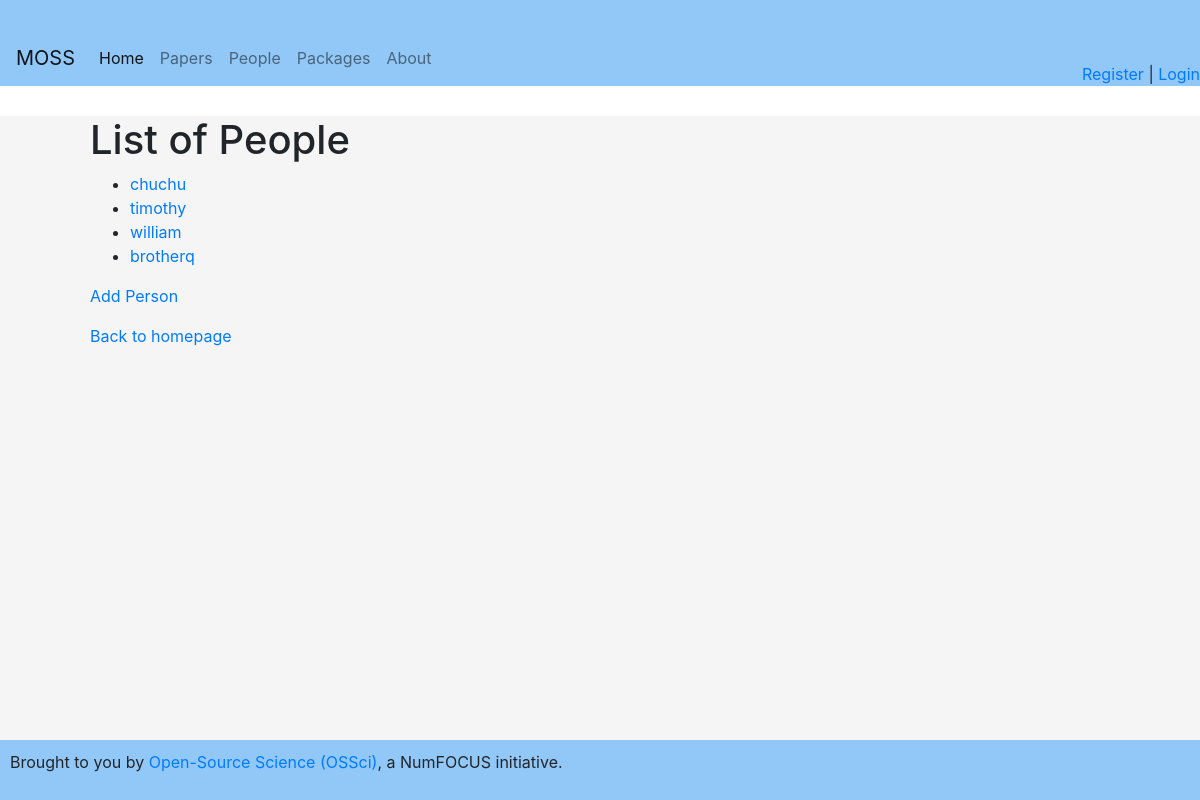
Before: /persons with the older database file.
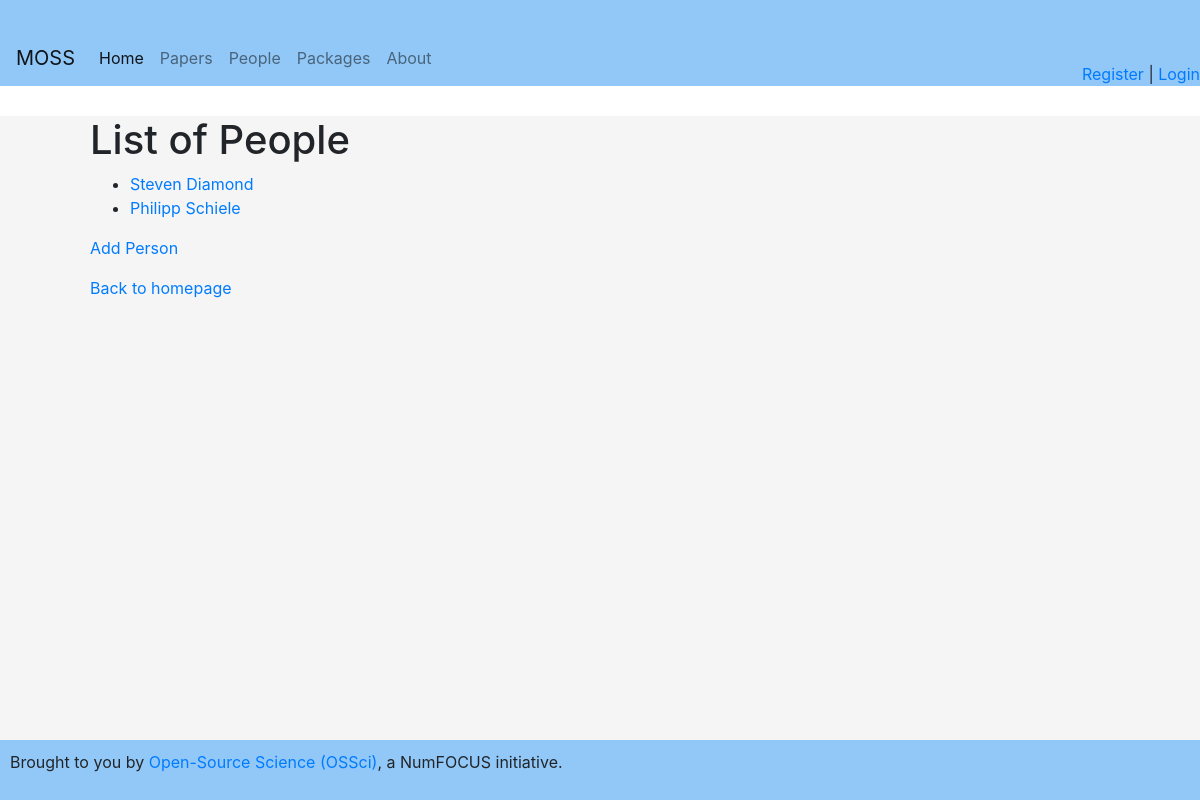
After: the same page with the newer database file.
### app.py (models this page shows)
class Person(db.Model):
    __tablename__ = 'persons'
    id = db.Column(db.Integer, primary_key=True)
    name = db.Column(db.String(120), nullable=False)
    description = db.Column(db.String(500))
    url = db.Column(db.String(200))
    packages = relationship("PackagesPerPerson", back_populates="person")
    papers = relationship("PaperPerPerson", back_populates="person")

### app.py (the view)
@app.route('/persons')
def persons():
    persons = Person.query.all()
    return render_template('persons.html', persons=persons)

### app.py (called while the page is built)
@app.context_processor
def inject_current_user():
    return dict(current_user=current_user)

### templates/persons.html
{% extends 'base.html' %}
{% block content %}
<h1>List of People</h1>
<ul>
  {% for person in persons %}
    <li><a href="{{ url_for('person_detail', person_id=person.id) }}">{{ person.name }}</a></li>
  {% endfor %}
</ul>
  <p>
    <a href="{{ url_for('add_person') }}">Add Person</a>
  </p>
  <p>
    <a href="{{ url_for('index') }}">Back to homepage</a>
  </p>
{% endblock %}

Changed rows visible on the page:
removed Person: name "chuchu"
removed Person: name "timothy"
removed Person: name "william"
removed Person: name "brotherq"
added Person: name "Steven Diamond"
added Person: name "Philipp Schiele"
